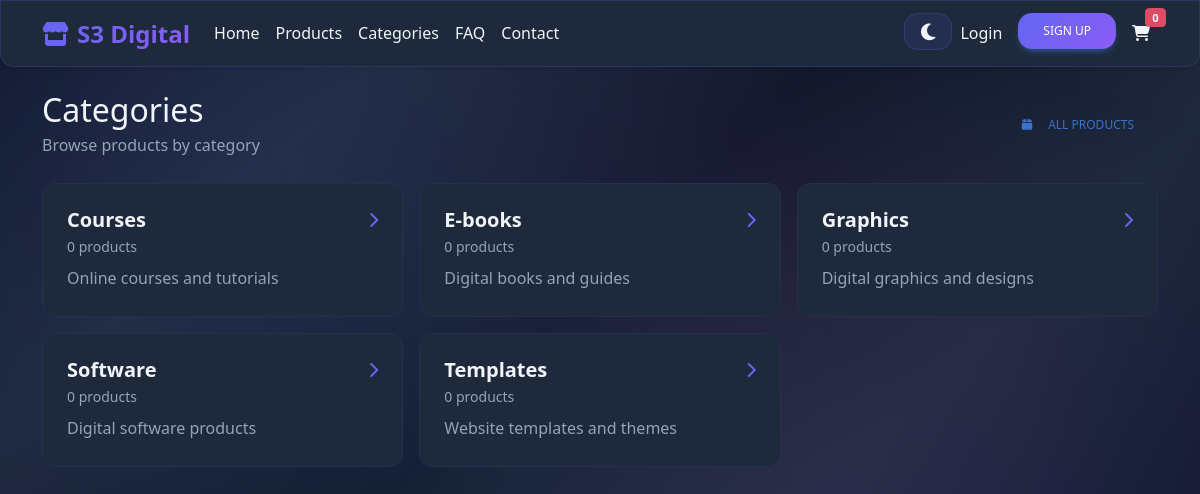
/categories.php, run on the app's committed database.
### tables this page shows
CREATE TABLE categories (
    id INT AUTO_INCREMENT PRIMARY KEY,
    name VARCHAR(100) NOT NULL,
    slug VARCHAR(100) UNIQUE NOT NULL,
    description TEXT,
    status ENUM('active', 'inactive') DEFAULT 'active',
    created_at TIMESTAMP DEFAULT CURRENT_TIMESTAMP,
    updated_at TIMESTAMP DEFAULT CURRENT_TIMESTAMP ON UPDATE CURRENT_TIMESTAMP
);

### functions.php (called while the page is built, shortened)
<?php
function is_logged_in() {
    return isset($_SESSION['user_id']);
}
function get_cart_count() {
    if (!is_logged_in()) {
        return 0;
    }
    global $conn;
    $user_id = get_user_id();
    $result = mysqli_query($conn, "SELECT SUM(quantity) as count FROM cart WHERE user_id = $user_id");
    $row = mysqli_fetch_assoc($result);
    return $row['count'] ?? 0;
}
?>

### categories.php (the view, shortened to what this page needs)
<?php
require_once 'config.php';
$categories = [];
$result = mysqli_query($conn, "
    SELECT c.*,
           (SELECT COUNT(*) FROM products p WHERE p.category_id = c.id AND p.status = 'active') as product_count
    FROM categories c
    WHERE c.status = 'active'
    ORDER BY c.name ASC
");
while ($row = mysqli_fetch_assoc($result)) {
    $categories[] = $row;
}
?>
<!DOCTYPE html>
<html lang="en">
<head>
    <link href="https://cdnjs.cloudflare.com/ajax/libs/mdb-ui-kit/6.4.2/mdb.min.css" rel="stylesheet">
    <link rel="stylesheet" href="https://cdnjs.cloudflare.com/ajax/libs/font-awesome/6.4.0/css/all.min.css">
    <link rel="stylesheet" href="assets/css/style-merged.css">
</head>
<body class="<?php echo is_logged_in() ? 'user-logged-in' : ''; ?>">
    <nav class="navbar navbar-expand-lg navbar-light bg-white shadow-sm d-none d-md-block">
        <div class="container">
            <a class="navbar-brand fw-bold text-primary" href="index.php">
                <i class="fas fa-store me-2"></i>S3 Digital
            </a>
            <div class="collapse navbar-collapse" id="navbarNav">
                <ul class="navbar-nav me-auto">
                    <li class="nav-item">
                        <a class="nav-link" href="index.php">Home</a>
                    </li>
                    <li class="nav-item">
                        <a class="nav-link" href="products.php">Products</a>
                    </li>
                    <li class="nav-item">
                        <a class="nav-link active" href="categories.php">Categories</a>
                    </li>
                    <li class="nav-item">
                        <a class="nav-link" href="faq.php">FAQ</a>
                    </li>
                    <li class="nav-item">
                        <a class="nav-link" href="contact.php">Contact</a>
                    </li>
                </ul>
                <ul class="navbar-nav">
                    <li class="nav-item">
                        <button class="btn btn-link nav-link" id="darkModeToggle" title="Toggle dark mode">
                            <i class="fas fa-moon" id="darkModeIcon"></i>
                        </button>
                    </li>
                    <?php if (is_logged_in()): ?>
                        <li class="nav-item dropdown">
                            <a class="nav-link dropdown-toggle" href="#" role="button" data-mdb-toggle="dropdown">
                                <i class="fas fa-user me-1"></i><?php echo htmlspecialchars($_SESSION['user_name'] ?? 'Account'); ?>
                            </a>
                            <ul class="dropdown-menu">
                                <li><a class="dropdown-item" href="profile.php">Profile</a></li>
                                <li><a class="dropdown-item" href="orders.php">My Orders</a></li>
                                <li><hr class="dropdown-divider"></li>
                                <li><a class="dropdown-item" href="logout.php">Logout</a></li>
                            </ul>
                        </li>
                    <?php else: ?>
                        <li class="nav-item">
                            <a class="nav-link" href="login.php">Login</a>
                        </li>
                        <li class="nav-item">
                            <a class="btn btn-primary btn-sm ms-2" href="register.php">Sign Up</a>
                        </li>
                    <?php endif; ?>
                    <li class="nav-item ms-2">
                        <a class="nav-link position-relative" href="cart.php">
                            <i class="fas fa-shopping-cart"></i>
                            <span class="cart-count badge bg-danger" style="position:absolute; top:-5px; right:-8px; font-size:0.7rem;">
                                <?php echo get_cart_count(); ?>
                            </span>
                        </a>
                    </li>
                </ul>
            </div>
        </div>
    </nav>
    <div class="container py-4">
        <div class="d-flex justify-content-between align-items-center mb-4">
            <div>
                <h1 class="h2 mb-1">Categories</h1>
                <p class="text-muted mb-0">Browse products by category</p>
            </div>
            <a href="products.php" class="btn btn-outline-primary">
                <i class="fas fa-box me-2"></i>All Products
            </a>
        </div>
        <?php if (!empty($categories)): ?>
            <div class="row g-3">
                <?php foreach ($categories as $category): ?>
                    <div class="col-12 col-md-6 col-lg-4">
                        <a href="products.php?category=<?php echo (int)$category['id']; ?>" class="text-decoration-none">
                            <div class="card h-100 hover-shadow">
                                <div class="card-body">
                                    <div class="d-flex align-items-start justify-content-between">
                                        <div>
                                            <h5 class="card-title mb-1 text-dark">
                                                <?php echo htmlspecialchars($category['name']); ?>
                                            </h5>
                                            <div class="text-muted small mb-2">
                                                <?php echo (int)$category['product_count']; ?> products
                                            </div>
                                        </div>
                                        <div class="text-primary">
                                            <i class="fas fa-chevron-right"></i>
                                        </div>
                                    </div>
                                    <?php if (!empty($category['description'])): ?>
                                        <p class="card-text text-muted mb-0">
                                            <?php echo htmlspecialchars($category['description']); ?>
                                        </p>
                                    <?php else: ?>
                                        <p class="card-text text-muted mb-0">Explore products in this category.</p>
                                    <?php endif; ?>
                                </div>
                            </div>
                        </a>
                    </div>
                <?php endforeach; ?>
            </div>
        <?php endif; ?>
    </div>
</body>
</html>

### assets/css/style-merged.css (style rules this page uses)
:root { --primary-color: #6366f1; --secondary-color: #8b5cf6; --success-color: #10b981; --danger-color: #ef4444; --warning-color: #f59e0b; --info-color: #06b6d4; --accent-color: #ec4899; --gradient-1: linear-gradient(135deg, #6366f1 0%, #8b5cf6 100%); --gradient-2: linear-gradient(135deg, #10b981 0%, #06b6d4 100%); --gradient-3: linear-gradient(135deg, #f59e0b 0%, #ef4444 100%); --gradient-4: linear-gradient(135deg, #ec4899 0%, #8b5cf6 100%); --dark-color: #0f172a; --darker-color: #020617; --lighter-dark: #1e293b; --border-radius: 14px; --box-shadow: 0 10px 30px rgba(99, 102, 241, 0.15); --box-shadow-sm: 0 6px 18px rgba(99, 102, 241, 0.10); --ring: 0 0 0 0.25rem rgba(99, 102, 241, 0.25); --transition: all 0.25s ease; }
html { --bs-body-bg: #0f172a; --bs-body-color: #f1f5f9; --bs-gray-100: #1e293b; --bs-gray-200: #334155; --bs-gray-300: #475569; --bs-border-color: #334155; }
body { font-family: ui-sans-serif, system-ui, -apple-system, "Segoe UI", Roboto, "Helvetica Neue", Arial, "Noto Sans", "Liberation Sans", sans-serif; line-height: 1.6; color: #f1f5f9; background: linear-gradient(135deg, #0f172a 0%, #1e293b 25%, #0f172a 50%, #1e293b 75%, #0f172a 100%); padding-bottom: 70px; }
body::before { content: ''; position: fixed; top: 0; left: 0; right: 0; bottom: 0; background: radial-gradient(circle at 20% 20%, rgba(99, 102, 241, 0.1) 0%, transparent 50%), radial-gradient(circle at 80% 80%, rgba(139, 92, 246, 0.1) 0%, transparent 50%), radial-gradient(circle at 40% 60%, rgba(16, 185, 129, 0.05) 0%, transparent 50%), radial-gradient(circle at 60% 40%, rgba(236, 72, 153, 0.05) 0%, transparent 50%); pointer-events: none; z-index: -1; }
a { color: var(--primary-color); text-decoration: none; transition: var(--transition); }
h1, h2, h3, h4, h5, h6 { font-weight: 600; margin-bottom: 1rem; }
h1 { font-size: 2.5rem; }
h5 { font-size: 1.25rem; }
.navbar { backdrop-filter: blur(10px); background: rgba(15, 23, 42, 0.95) !important; box-shadow: var(--box-shadow-sm); border-radius: 0 0 var(--border-radius) var(--border-radius); border: 1px solid rgba(99, 102, 241, 0.2); }
.navbar-brand { font-weight: 700; font-size: 1.5rem; background: var(--gradient-1); -webkit-background-clip: text; -webkit-text-fill-color: transparent; background-clip: text; }
.navbar-brand, .nav-link { color: #f1f5f9 !important; font-weight: 500; }
.card { border: none; border-radius: var(--border-radius); box-shadow: var(--box-shadow-sm); transition: var(--transition); overflow: hidden; background: var(--lighter-dark) !important; border: 1px solid rgba(99, 102, 241, 0.1); }
.card-body { background: var(--lighter-dark) !important; color: #f1f5f9 !important; }
.card-title, .card-text { color: #f1f5f9 !important; }
.btn { border-radius: var(--border-radius); font-weight: 500; padding: 0.5rem 1.5rem; transition: var(--transition); border: none; display: inline-flex; align-items: center; gap: 0.5rem; }
.btn-primary { background: var(--gradient-1); color: white; border: 1px solid rgba(99, 102, 241, 0.3); }
#darkModeToggle { color: #f1f5f9 !important; background: rgba(99, 102, 241, 0.1) !important; border: 1px solid rgba(99, 102, 241, 0.2) !important; padding: 0.5rem 1rem !important; border-radius: var(--border-radius) !important; transition: var(--transition) !important; }
#darkModeIcon { font-size: 1.2rem !important; }
p, span, div, small, .card-text, .text-muted, .description, .product-description, .category-description { color: #f1f5f9 !important; }
h1, h2, h3, h4, h5, h6, .card-title, .title, .product-title, .category-title { color: #f1f5f9 !important; }
.text-primary { color: var(--primary-color) !important; }
.text-muted { color: #94a3b8 !important; }
.text-dark, .text-body { color: #f1f5f9 !important; }
.badge { color: #f1f5f9 !important; }
.bg-white, .bg-light, .section, .contact-section, .footer-section, .cart-section, .checkout-section, .profile-section, .orders-section, .faq-section, .filter-sidebar, .order-summary, .profile-card, .order-card, .testimonial-card, .category-card, .product-card, .cart-item, .faq-item { background: var(--lighter-dark) !important; color: #f1f5f9 !important; }

### data on the page
categories: name "Courses", product_count "0", description "Online courses and tutorials"
categories: name "E-books", product_count "0", description "Digital books and guides"
categories: name "Graphics", product_count "0", description "Digital graphics and designs"
categories: name "Software", product_count "0", description "Digital software products"
categories: name "Templates", product_count "0", description "Website templates and themes"

### other printed values
get_cart_count() "0"
